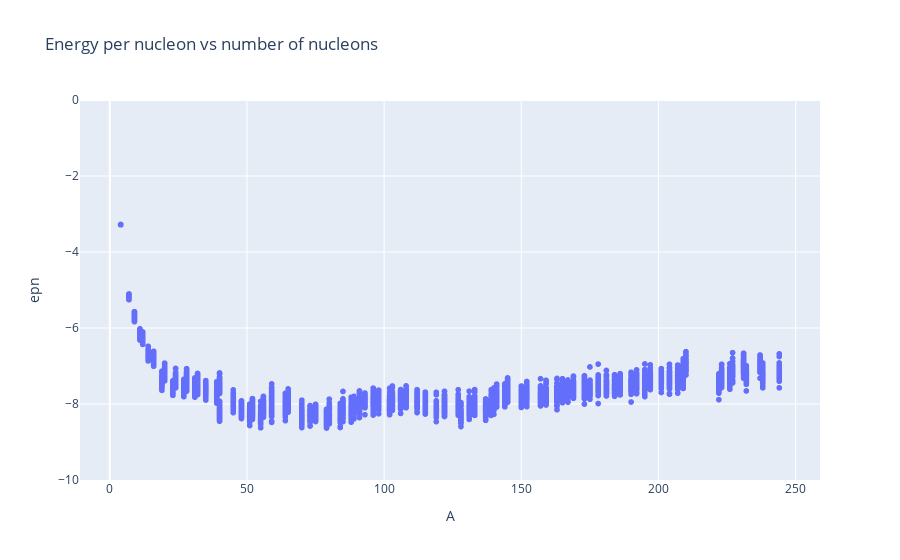

Source (notebook cell):
### Code cell
px.scatter(dfres, x='A', y='epn', title='Energy per nucleon vs number of nucleons', range_y=[-10, 0])

### Figure 1 — Plotly figure (JSON) as saved in the notebook; plotly's stock layout.template omitted (floating-point values rounded to 4 significant figures; data arrays with more than 128 entries replaced by an {"elided": "..."} marker saying what was removed)
{"data": [{"hovertemplate": "A=%{x}<br>epn=%{y}<extra></extra>", "legendgroup": "", "marker": {"color": "#636efa", "symbol": "circle"}, "mode": "markers", "name": "", "showlegend": false, "type": "scattergl", "x": {"elided": "4650 int values"}, "xaxis": "x", "y": {"elided": "4650 float values"}, "yaxis": "y"}], "layout": {"legend": {"tracegroupgap": 0}, "title": {"text": "Energy per nucleon vs number of nucleons"}, "xaxis": {"anchor": "y", "domain": [0, 1], "title": {"text": "A"}}, "yaxis": {"anchor": "x", "domain": [0, 1], "range": [-10, 0], "title": {"text": "epn"}}}}
